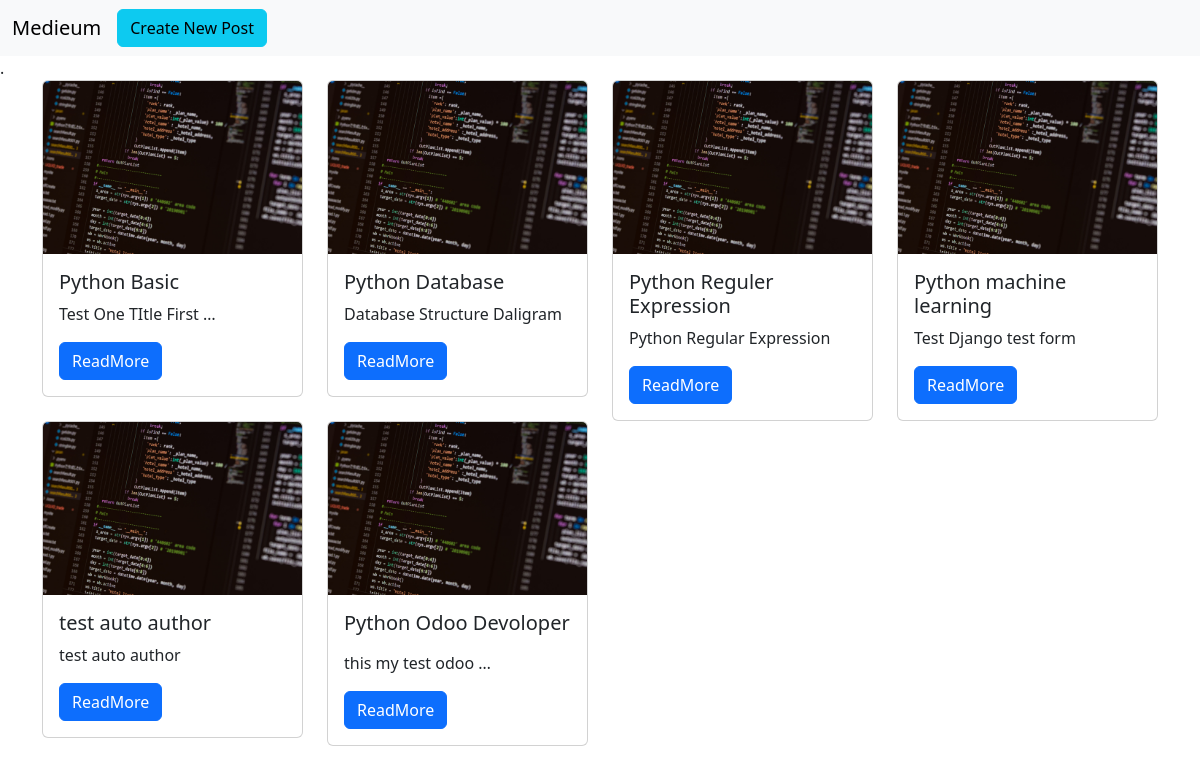
/blog/, run on an earlier commit of the app's database.
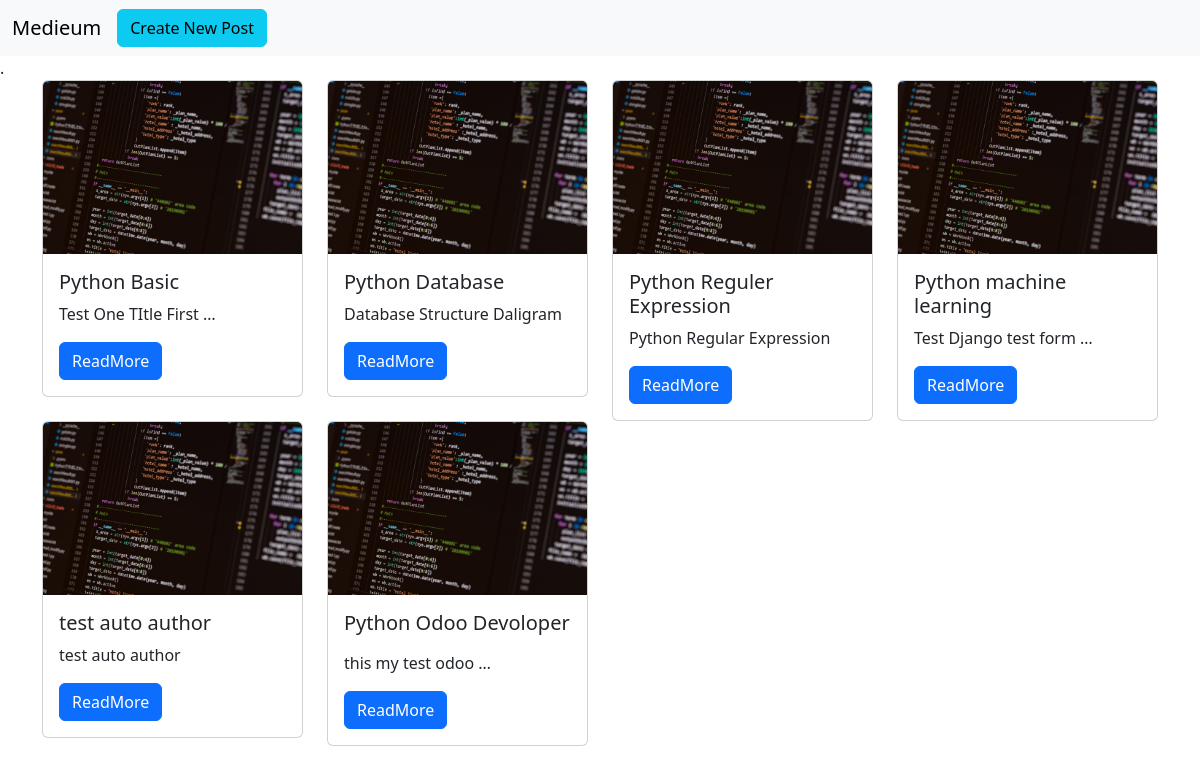
And on a later commit of the database.
### blog/models.py (models this page shows)
class Post(models.Model):
    title = models.CharField(max_length=100)
    content = models.TextField(max_length=300000)
    create_date = models.DateTimeField(default=timezone.now())
    draft = models.BooleanField(default=True)
    tags = TaggableManager()
    author = models.ForeignKey(User,on_delete=models.SET_NULL,null=True,blank=True,related_name='post_user')
    image =  models.ImageField(upload_to='posts')
    def __str__(self):
        return self.title

### blog/views.py (the view)
# urls.py: path('blog/', PostList.as_view()),
class PostList(ListView):
    model = Post

### blog/templates/blog/post_list.html (shortened to what this page needs)
<!doctype html>
<html lang="en">
  <head>
    <link href="https://cdn.jsdelivr.net/npm/bootstrap@5.3.1/dist/css/bootstrap.min.css" rel="stylesheet">
  </head>
  <body>
    <nav class="navbar navbar-expand-lg bg-body-tertiary">
      <div class="container-fluid">
        <a class="navbar-brand" href="#">Medieum</a>
        <div class="collapse navbar-collapse" id="navbarSupportedContent">
        <a class="btn btn-info me-auto" href="/blog/new">Create New Post</a>
        </div>
      </div>
    </nav>
    .<div class="container">
      <div class="row">
        {%for post in post_list%}
        <div class="col-lg-3">
          <div class="card">
            <img src="{{post.image.url}}" class="card-img-top" alt="...">
            <div class="card-body">
              <h5 class="card-title">{{post}}</h5>
              <p class="card-text"> {{post.content|safe|truncatewords:4}}</p>
              <a href="/blog/{{post.id}}" class="btn btn-primary">ReadMore</a>
            </div>
          </div>
        </div>
        {% endfor %}
      </div>
    </div>
  </body>
</html>

What changed in the data, as far as the page shows it:
changed Post "Python machine learning": content "Test Django test form" → "Test Django test form …"
